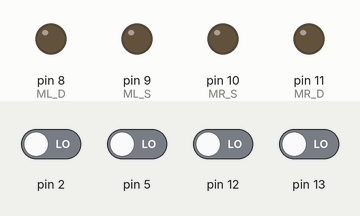
Recording of a sketch running on a simulated Arduino Uno, built with avr-gcc and run on an emulated ATmega328P. Parts: output pins drawn as LEDs (lit = HIGH). Inputs (shaded band) come from the test bench; at power-on: pin 2, pin 5, pin 12, pin 13 LOW.

Above: at 0.1 s.
At 1.5 s:
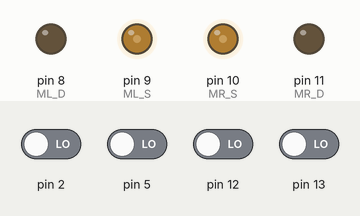
At 3.4 s:
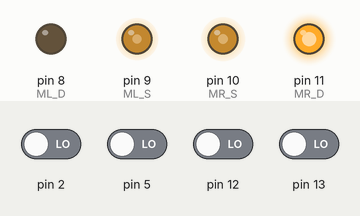
At 8.0 s:
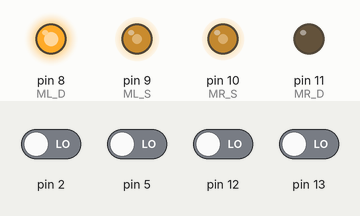
At 16.8 s:
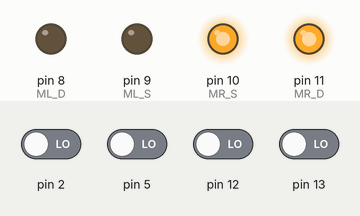
Timing chart, 0 to 18.3 s (numbered marks = the images above):
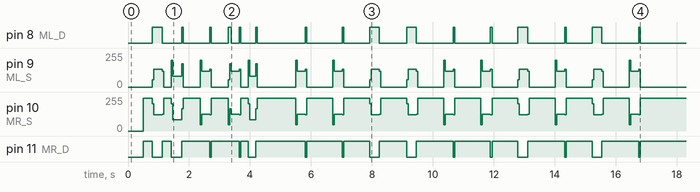

The sketch:

maze.ino
```cpp
#define ML_D 8
#define ML_S 9
#define MR_S 10
#define MR_D 11

#define LF 5
#define LW 6
#define LL 7
#define LB 12

#define RF 2
#define RW 3
#define RL 4
#define RB 13


void Go(int l, int r) {
  // Tune moter
  if (r > 0) r += 3;
  else r -= 8;

  digitalWrite(ML_D, l < 0);
  analogWrite (ML_S, l < 0 ? 255 + l : l);
  digitalWrite(MR_D, r < 0);
  analogWrite (MR_S, r < 0 ? 255 + r : r);
}

int oldL;
int oldR;

void go(int l, int r) {
  if (l == 0 && r == 0) {
    Go(-oldL, -oldR);
    delay(50);
    Go(0,0);
    delay(250);
  } else if (oldL == 0 && oldR == 0) {
    Go(l > 0 ? 200 : -200, r > 0 ? 200 : -200);
    delay(50);
  }
  Go(l, r);
  oldL = l;
  oldR = r;
}

bool found(int port) {
  return !digitalRead(port);
}

void setBack() {
  while(!found(LB) || !found(RB)) {
    int gol = found(LB) ? 70 : -70;
    int gor = found(RB) ? 70 : -70;
    go(gol, gor);
  }
  go(0,0);
}

void setFront() {
  while(!found(LF) || !found(RF)) {
    int gol = found(LF) ? -70 : 70;
    int gor = found(RF) ? -70 : 70;
    go(gol, gor);

  }
  go(0,0);
}

void goF() {
  while (!found(LF) && !found(RF) && found(LW) && found(RW)) {
    if (found(LL) && !found(RL)) go(100, 70);
    else if (!found(LL) && found(RL)) go(70, 100);
    else go(80, 80);
    delay(50);
  }
  // go(0,0);
}

void goFW() {
  while (!found(LF) && !found(RF)) {
    go(100, 100);
    delay(50);
  }
  go(0,0);
}

void goFWL() {
  while (!found(LF) && !found(RF) && !found(RW)) {
    if (found(LL)) go(70, 20);
    else go(20, 70);
    delay(50);
  }
  //go(0,0);
}

void goFWR() {
  while (!found(LF) && !found(RF) && !found(LW)) {
    if (!found(RL)) go(70, 20);
    else go(20, 70);
    delay(50);
  }
  //go(0,0);
}

void turnR() {
  go(120, -120);
  delay(265);
  go(0,0);
}

void turnL() {
  go(-120, 120);
  delay(265);
  go(0,0);
}

void setup() {
  pinMode(ML_D, OUTPUT);
  pinMode(MR_D, OUTPUT);

  delay(500);


  goFWL();
  goF();
  goFWR();
  setFront();
  turnL();

  go(80, 80);
  delay(300);
  setBack();
  goFWL();
  setFront();
  turnR();

  goFWL();
  goF();
  goFWL();
  setFront();
  go(-80, -80);
  delay(50);
  turnR();

  go(80, 80);
  delay(200);
  setBack();
  //goFWL();
  goF();
  setFront();

  go(0,0);
  delay(100);

  // Checkpoint 1

  setBack();
  turnR(); // 1

  setBack();
  setFront();
  turnR(); // 2

  setBack();
  setFront();
  turnL(); // 3

  setBack();
  setFront();
  turnL(); // 4

  setBack();
  setFront();
  turnR(); // 5

  setBack();
  setFront();
  turnR(); // 6

  setBack();
  setFront();
  turnL(); // 7

  setBack();
  setFront();
  turnR(); // 8

  setBack();
  setFront();
  turnL(); // 9

  setBack();
  setFront();
  turnR();
}

void loop() {
  //go(200, 200);

}
```
